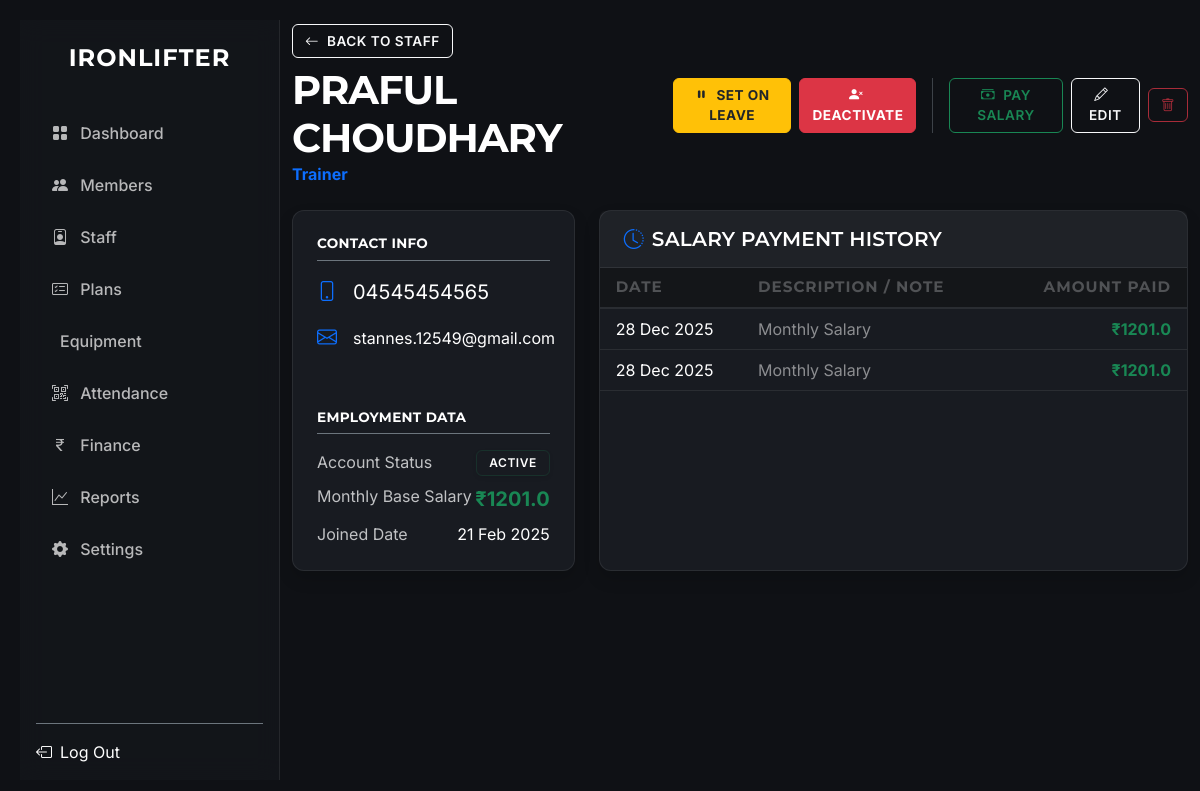
Screenshot of /staff/view/2 (signed in) with the database file from the repository.
### src/models/staff.py (models this page shows, shortened)
class Staff(db.Model):
    __tablename__ = 'staff'
    id = db.Column(db.Integer, primary_key=True)
    first_name = db.Column(db.String(50), nullable=False)
    last_name = db.Column(db.String(50), nullable=False)
    email = db.Column(db.String(120), unique=True, nullable=False)
    phone = db.Column(db.String(20))
    position = db.Column(db.String(50))
    salary = db.Column(db.Float)
    hire_date = db.Column(db.Date, default=datetime.utcnow)
    status = db.Column(db.String(20), default='Active') # Added status field
    salary_payments = db.relationship('SalaryPayment', backref='staff', lazy=True)
    attendance = db.relationship('StaffAttendance', backref='staff', lazy=True)
    @property
    def name(self):
        return f"{self.first_name} {self.last_name}"
    @property
    def role(self):
        return self.position

class SalaryPayment(db.Model):
    __tablename__ = 'salary_payments'
    id = db.Column(db.Integer, primary_key=True)
    staff_id = db.Column(db.Integer, db.ForeignKey('staff.id'), nullable=False)
    amount = db.Column(db.Float, nullable=False)
    payment_date = db.Column(db.Date, default=datetime.utcnow)
    notes = db.Column(db.String(255))

### src/routes/staff_routes.py (the view)
@staff_routes.route('/view/<int:id>')
@login_required
def view_staff(id):
    staff = Staff.query.get_or_404(id)
    payments = SalaryPayment.query.filter_by(staff_id=id).order_by(SalaryPayment.payment_date.desc()).all()
    attendance = StaffAttendance.query.filter_by(staff_id=id).order_by(StaffAttendance.date.desc()).limit(30).all()
    return render_template('view_staff.html',
                           staff=staff,
                           payments=payments,
                           attendance=attendance,
                           now=datetime.now())

### src/templates/view_staff.html (shortened to what this page needs)
{% extends "base.html" %}
{% block content %}
<div class="page-header mb-4 fade-in">
    <div class="d-flex justify-content-between align-items-center">
        <div>
            <a href="{{ url_for('staff.list_staff') }}" class="btn btn-outline-light btn-sm mb-2">
                <i class="bi bi-arrow-left me-1"></i> Back to Staff
            </a>
            <h1 class="fw-bold text-white mb-0">{{ staff.name }}</h1>
            <p class="text-primary fw-bold mb-0">{{ staff.role }}</p>
        </div>
        <div class="d-flex gap-2 align-items-center">
            {% if staff.status == 'Inactive' %}
                <form action="{{ url_for('staff.reactivate_staff', id=staff.id) }}" method="POST" class="d-inline">
                    <input type="hidden" name="csrf_token" value="{{ csrf_token() }}"/>
                    <button type="submit" class="btn btn-success shadow-sm">
                        <i class="bi bi-person-check-fill me-2"></i>Reactivate Account
                    </button>
                </form>
            {% else %}
                <form action="{{ url_for('staff.set_leave', id=staff.id) }}" method="POST" class="d-inline">
                    <button type="submit" class="btn {% if staff.status == 'On Leave' %}btn-success{% else %}btn-warning text-dark fw-bold{% endif %}">
                        <i class="bi {% if staff.status == 'On Leave' %}bi-play-fill{% else %}bi-pause-fill{% endif %} me-1"></i>
                        {{ 'End Leave' if staff.status == 'On Leave' else 'Set On Leave' }}
                    </button>
                </form>
                <form action="{{ url_for('staff.deactivate_staff', id=staff.id) }}" method="POST" class="d-inline" onsubmit="return confirm('DEACTIVATE: This will disable this staff members login access immediately. Proceed?');">
                    <button type="submit" class="btn btn-danger fw-bold">
                        <i class="bi bi-person-x-fill me-1"></i>Deactivate
                    </button>
                </form>
            {% endif %}
            <button class="btn btn-outline-success" data-bs-toggle="modal" data-bs-target="#salaryModal">
                <i class="bi bi-cash-stack me-2"></i>Pay Salary
            </button>
            <button class="btn btn-outline-light" data-bs-toggle="modal" data-bs-target="#editModal">
                <i class="bi bi-pencil me-2"></i>Edit
            </button>
            <form action="{{ url_for('staff.delete_staff', id=staff.id) }}" method="POST" onsubmit="return confirm('PERMANENT DELETE: This removes all history and records. This cannot be undone.');">
                <button type="submit" class="btn btn-outline-danger btn-sm opacity-75">
                    <i class="bi bi-trash"></i>
                </button>
            </form>
        </div>
    </div>
</div>
<div class="row g-4 fade-in">
    <div class="col-md-4">
        <div class="card bg-dark border-secondary p-4 h-100 shadow">
            <h5 class="text-white mb-3 small text-uppercase fw-bold border-bottom border-secondary pb-2">Contact Info</h5>
            <ul class="list-unstyled text-white">
                <li class="mb-3 d-flex align-items-center">
                    <i class="bi bi-phone me-3 text-primary fs-5"></i>
                    <span class="fs-5">{{ staff.phone }}</span>
                </li>
                <li class="mb-3 d-flex align-items-center">
                    <i class="bi bi-envelope me-3 text-primary fs-5"></i>
                    <span>{{ staff.email or 'No email' }}</span>
                </li>
            </ul>
            <h5 class="text-white mb-3 small text-uppercase fw-bold border-bottom border-secondary pb-2 mt-4">Employment Data</h5>
            <div class="d-flex justify-content-between mb-2">
                <span class="text-light opacity-75">Account Status</span>
                <span class="badge {% if staff.status == 'Active' %}bg-success{% elif staff.status == 'On Leave' %}bg-warning text-dark{% else %}bg-danger{% endif %} shadow-sm">
                    {{ staff.status }}
                </span>
            </div>
            <div class="d-flex justify-content-between mb-2">
                <span class="text-light opacity-75">Monthly Base Salary</span>
                <span class="fw-bold text-success fs-5">₹{{ staff.salary }}</span>
            </div>
            <div class="d-flex justify-content-between align-items-center">
                <span class="text-light opacity-75">Joined Date</span>
                <span class="text-white">{{ staff.hire_date.strftime('%d %b %Y') if staff.hire_date else 'N/A' }}</span>
            </div>
        </div>
    </div>
    <div class="col-md-8">
        <div class="card bg-dark border-secondary h-100 shadow">
            <div class="card-header border-secondary bg-transparent py-3">
                <h5 class="m-0 text-white"><i class="bi bi-clock-history me-2 text-primary"></i>Salary Payment History</h5>
            </div>
            <div class="table-responsive">
                <table class="table table-dark table-hover align-middle mb-0">
                    <thead class="text-light opacity-50 small text-uppercase">
                        <tr>
                            <th class="ps-3">Date</th>
                            <th>Description / Note</th>
                            <th class="text-end pe-3">Amount Paid</th>
                        </tr>
                    </thead>
                    <tbody>
                        {% for payment in payments %}
                       <tr>
                        <td class="ps-3 text-white">{{ payment.payment_date.strftime('%d %b %Y') }}</td>
                        <td class="text-white-50">{{ payment.notes or 'Monthly Salary' }}</td>
                        <td class="text-end pe-3 fw-bold text-success">₹{{ payment.amount }}</td>
                       </tr>
                        {% else %}
                        <tr><td colspan="3" class="text-center py-5 text-white opacity-50">No salary records found for this staff member.</td></tr>
                        {% endfor %}
                    </tbody>
                </table>
            </div>
        </div>
    </div>
</div>
{% endblock %}

### src/static/css/style.css (style rules this page uses)
:root { --primary-color: #0d6efd; --accent: #E6AF2E; --background-dark: #0f1115; --sidebar-bg: rgba(20, 23, 28, 0.7); --card-bg: #181b21; --text-main: #ffffff; --text-muted: #a0a0a0; --font-heading: 'Montserrat', -apple-system, system-ui, sans-serif; --font-body: 'Inter', -apple-system, system-ui, sans-serif; --glass-border: rgba(255, 255, 255, 0.08); --card-shadow: 0 8px 24px rgba(0, 0, 0, 0.4); --space-xs: 4px; --space-sm: 8px; --space-md: 16px; --space-lg: 24px; --space-xl: 32px; --lh-tight: 1.2; --lh-base: 1.5; }
h1, h2, h3, h4, h5, h6, .navbar-brand, .modal-title, .badge { font-family: var(--font-heading); text-transform: uppercase; letter-spacing: 1px; font-weight: 500; }
body { background-color: var(--background-dark) !important; color: #e0e0e0 !important; font-family: var(--font-body); -webkit-font-smoothing: antialiased; }
a { text-decoration: none; transition: color 0.2s; }
h1, h2, h3, h4, h5, h6, .navbar-brand { font-family: var(--font-heading); color: #fff; margin-top: 0; margin-bottom: var(--space-md); line-height: var(--lh-tight); }
h1, .display-1, .display-4 { font-weight: 800; letter-spacing: -1px; }
h4, h5, h6 { font-weight: 600; letter-spacing: 0.2px; text-transform: uppercase; color: rgba(255, 255, 255, 0.9); }
p { margin-bottom: var(--space-md); line-height: var(--lh-base); color: rgba(255, 255, 255, 0.75); }
.small, small { font-size: 0.85rem; letter-spacing: 0.3px; }
.card { background-color: var(--card-bg) !important; border: 1px solid var(--glass-border) !important; border-radius: 12px; box-shadow: var(--card-shadow); color: #fff; transition: transform 0.2s ease, box-shadow 0.2s ease, border-color 0.2s; }
.card-header, .card-footer { background-color: rgba(255, 255, 255, 0.03) !important; border-color: var(--glass-border) !important; }
.card-header { padding: var(--space-md) var(--space-lg) !important; border-bottom: 1px solid var(--glass-border); }
.badge { font-family: var(--font-body); font-weight: 600; letter-spacing: 0.5px; padding: 6px 12px; border-radius: 6px; text-transform: uppercase; font-size: 0.75rem; }
.bg-success, .badge-success { background-color: var(--success-bg) !important; color: var(--success-text) !important; border: 1px solid rgba(25, 135, 84, 0.2); }
.table { --bs-table-bg: transparent !important; --bs-table-accent-bg: transparent !important; color: #e0e0e0 !important; border-color: var(--glass-border); vertical-align: middle; }
thead th { font-family: var(--font-heading); letter-spacing: 1px; font-size: 0.95rem; text-transform: uppercase; background-color: #121212 !important; color: rgba(255, 255, 255, 0.5) !important; border-bottom: 2px solid var(--glass-border) !important; }
.btn { border-radius: 6px !important; padding: 0.375rem 0.75rem !important; font-weight: 600; text-transform: uppercase; font-size: 0.85rem; letter-spacing: 0.5px; transition: all 0.2s ease; box-shadow: none !important; }
.btn-warning { background-color: #ffc107; border-color: #ffc107; color: #000; }

### rows the page displays
Staff: name "PRAFUL CHOUDHARY", role "Trainer", status "SET ON LEAVE", phone "04545454565", email "stannes.12549@gmail.com", status "ACTIVE", salary "1201.0", hire_date "21 Feb 2025"
SalaryPayment: payment_date "28 Dec 2025", notes "Monthly Salary", amount "1201.0"
SalaryPayment: payment_date "28 Dec 2025", notes "Monthly Salary", amount "1201.0"
